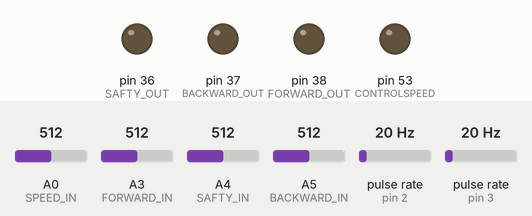
The sketch below on a simulated Arduino Mega 2560, built with avr-gcc and run on an emulated ATmega2560. Parts: output pins drawn as LEDs (lit = HIGH). Wiring (inferred from the names in the program): 2 × pulse sensor: data pin 2 / data pin 3. Inputs (shaded band) come from the test bench; at power-on: A3 (FORWARD_IN) = 512, A5 (BACKWARD_IN) = 512, A0 (SPEED_IN) = 512, A4 (SAFTY_IN) = 512, pulse rate (sensors on pin 2, pin 3) 20 Hz. The ROS host is connected and sends only what is stated.

Above: at 1.2 s.
1.3 s: A3 (FORWARD_IN) set to 993
4.3 s: A3 (FORWARD_IN) set to 1019
At 6.8 s:
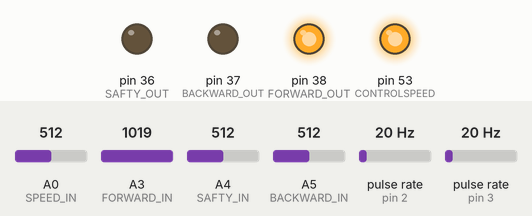
7.6 s: A5 (BACKWARD_IN) set to 987
10.3 s: A5 (BACKWARD_IN) set to 1010
At 12.9 s:
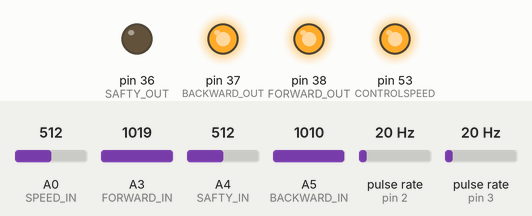
13.6 s: A3 (FORWARD_IN) set to 992
At 15.4 s:
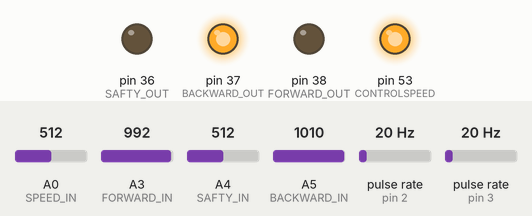
16.6 s: A5 (BACKWARD_IN) set to 992
At 19.1 s:
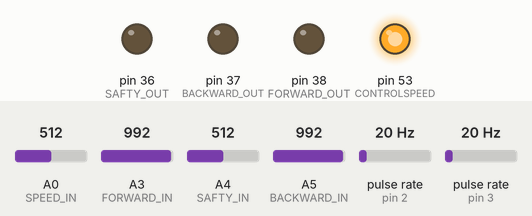
Timing chart, 0 to 20.6 s (numbered marks = the images above; inputs shaded):
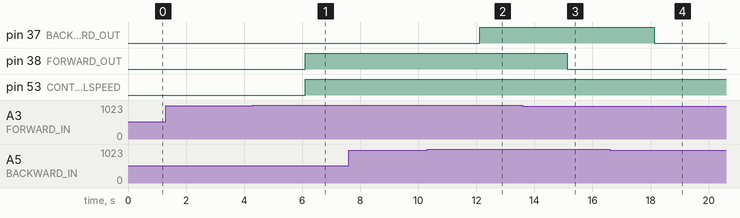

Measured:
- the behaviour switches between 1000 and 1001 on A3 (FORWARD_IN) (found by bisection; images 0 and 1)
- the behaviour switches between 1000 and 1001 on A5 (BACKWARD_IN) (found by bisection; images 1 and 2)
- after the input at 1.3 s, every drawn part: stays the same
- after the input at 4.3 s, pin 38 (FORWARD_OUT), pin 53 (CONTROLSPEED): LOW → HIGH after 1.8 s
- after the input at 10.3 s, pin 37 (BACKWARD_OUT): LOW → HIGH after 1.8 s
- after the input at 13.6 s, pin 38 (FORWARD_OUT): HIGH → LOW after 1.5 s
- after the input at 16.6 s, pin 37 (BACKWARD_OUT): HIGH → LOW after 1.5 s

The sketch:

speedcontrol___2566_PIDcontrol.ino
```cpp
#include <ros.h>
#include <std_msgs/Int64.h>
#include <std_msgs/String.h>
#include <std_msgs/Float64.h>
#include <std_msgs/Float64MultiArray.h>


//------------ROS--TOPIC--------------------------//
ros::NodeHandle  nh;

std_msgs::Float64 FORWARD,BACKWARD,PADEL,SPEED,SPEED_GNSS;
ros::Publisher direc1("direction_F",&FORWARD);
ros::Publisher direc2("direction_B",&BACKWARD);
ros::Publisher direc3("direction_P",&PADEL);
ros::Publisher SpeedGNSS("SpeedGNSS",&SPEED_GNSS);

//-----------ROS---SUBSCRIBER-----------------------//
void messageCb( const std_msgs::Float64& msg)
{
   float  velocity_GNSS = msg.data; // sub data
   SPEED_GNSS.data = velocity_GNSS;  // and pub
   SpeedGNSS.publish(&SPEED_GNSS);
}
 ros::Subscriber<std_msgs::Float64> sub("Velocity", &messageCb );


//----------LIBRARY--------------------------------//
#include <SPI.h>
#include <digitalWriteFast.h>
//------------------PIN--ARDUINO-------------------//
#define FORWARD_IN    A3
#define BACKWARD_IN   A5
#define SAFTY_IN      A4
#define SPEED_IN      A0

#define FORWARD_OUT   38
#define BACKWARD_OUT  37
#define SAFTY_OUT     36

#define CONTROLSPEED  53
#define ENC_IN        2
#define ENC_IN2       3
#define ENC_COUNT_REV 52
//-------------PARAMETER--TIME---------------------//
long previousMillis = 0;
long currentMillis = 0;
int interval = 100;
//------------------PARAMETER--FUNCTION------------------//
int value;
byte address = 0x11;
volatile long encoderValue = 0,encoderValue2 = 0;
float KmperHr = 0;
float DperR = 1.41/1000;
float Km = 0;
int rpm = 0;

//-------------------------------------------------------//
void setup()
{

//----CREATE--ROS--TOPIC---------------//
  nh.initNode();
  nh.advertise(direc1);       //ROS  PUBLISH
  nh.advertise(direc2);       //ROS  PUBLISH
  nh.advertise(direc3);       //ROS  PUBLISH
  nh.advertise(SpeedGNSS);    //ROS  PUBLISH
  nh.subscribe(sub);          //ROS  SUBSCRIBER

//------------PINMODE------------------//
pinMode (FORWARD_IN, INPUT);
pinMode (BACKWARD_IN, INPUT);
pinMode (SAFTY_IN, INPUT);

pinMode (FORWARD_OUT, OUTPUT);
pinMode (BACKWARD_OUT, OUTPUT);
pinMode (SAFTY_OUT, OUTPUT);

pinMode (53,OUTPUT);

attachInterrupt(digitalPinToInterrupt(ENC_IN),updateEncoder,RISING);
attachInterrupt(digitalPinToInterrupt(ENC_IN2),updateEncoder2,RISING);

SPI.begin();
Serial.begin(57600);


}

void loop()
{
  currentMillis = millis();
    if(currentMillis - previousMillis> interval)
    {
       previousMillis = currentMillis;

        float state1 = analogRead(FORWARD_IN);
        float state2 = analogRead(BACKWARD_IN);
        float state3 = analogRead(SAFTY_IN);
        float state4 = analogRead(SPEED_IN);

//-----------publish--direction--forward --backward--padel------------ //

          FORWARD.data = state1;
            direc1.publish(&FORWARD);
          BACKWARD.data = state2;
            direc2.publish(&BACKWARD);
          PADEL.data = state3;
            direc3.publish(&PADEL);
          nh.spinOnce();
          delay(1000);
//-------------------------------------------------------------------//
        runSpeed(state1,state2,state3,value); //call runspeed function
    }
}
//void messageCb (const std_msgs::Empty& msg)
//{
//  float KmpreHrGNSS = msg.data;
//}

void runSpeed(float state1,float state2,float state3,float value)
{
  if(state1 > 1000)
    {
      digitalWrite(FORWARD_OUT, HIGH);
      value = 255;
      digitalPotWrite(value);
    }
  else
    {
      digitalWrite(FORWARD_OUT, LOW);
    }
   if(state2 > 1000)
    {
      digitalWrite(BACKWARD_OUT, HIGH);
      value = 255;
      digitalPotWrite(value);
    }
  else
    {
      digitalWrite(BACKWARD_OUT, LOW);
    }
}

void updateEncoder()
{
  encoderValue++;
}

void updateEncoder2()
{
  encoderValue2++;
}

int digitalPotWrite(float value)
{
  digitalWrite(CONTROLSPEED, LOW);
  SPI.transfer(address);
  SPI.transfer(value);
  digitalWrite(CONTROLSPEED, HIGH);

}
```
